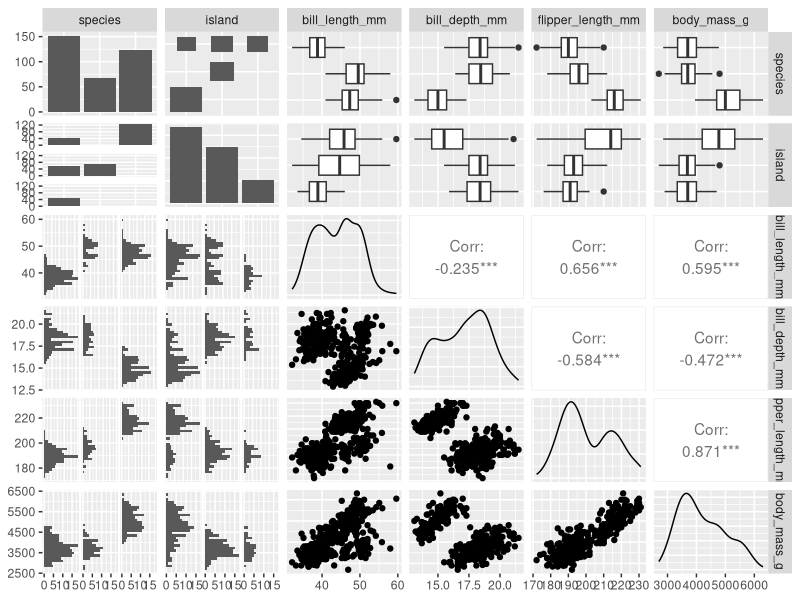
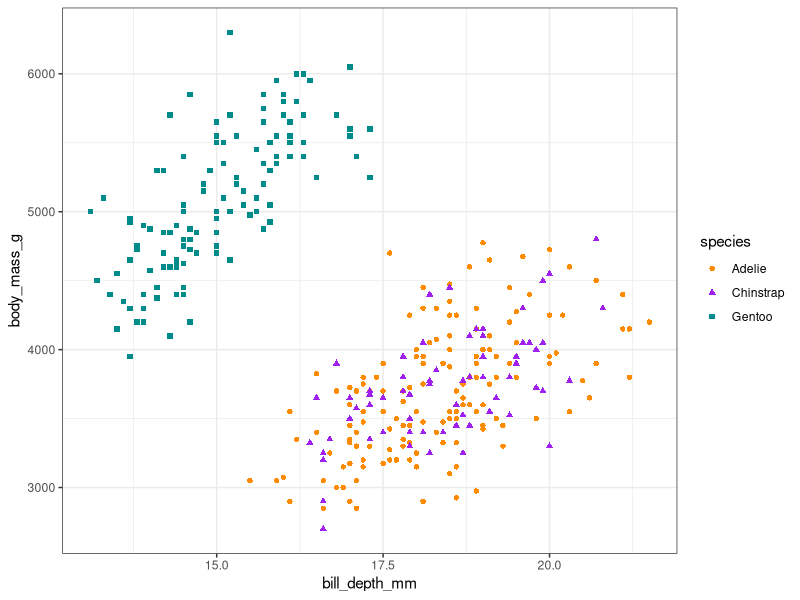
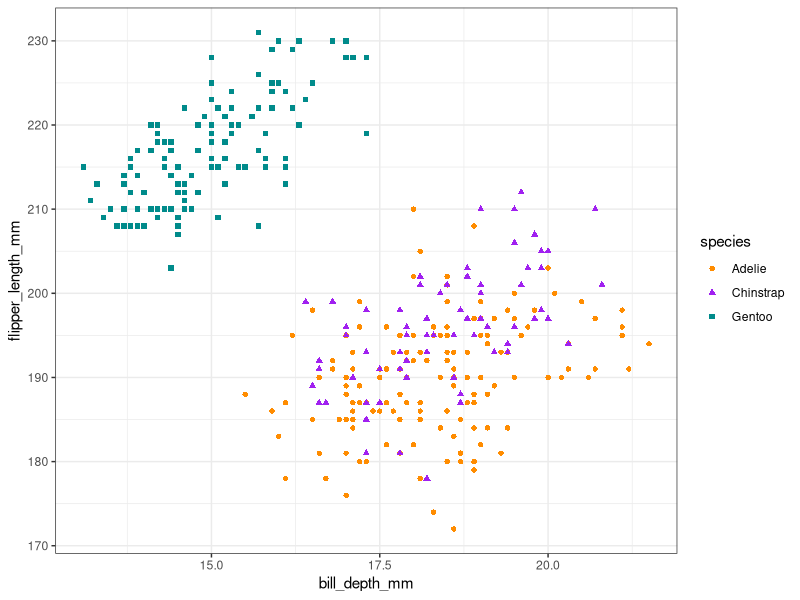
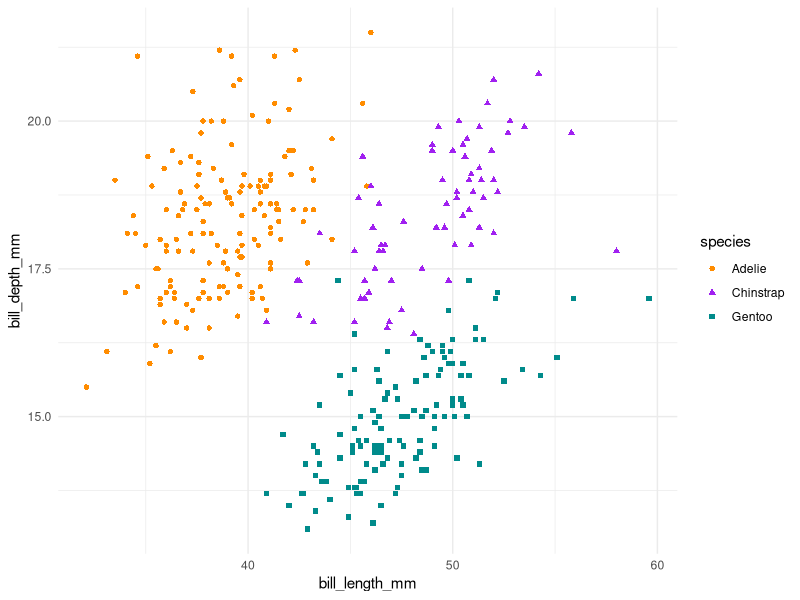
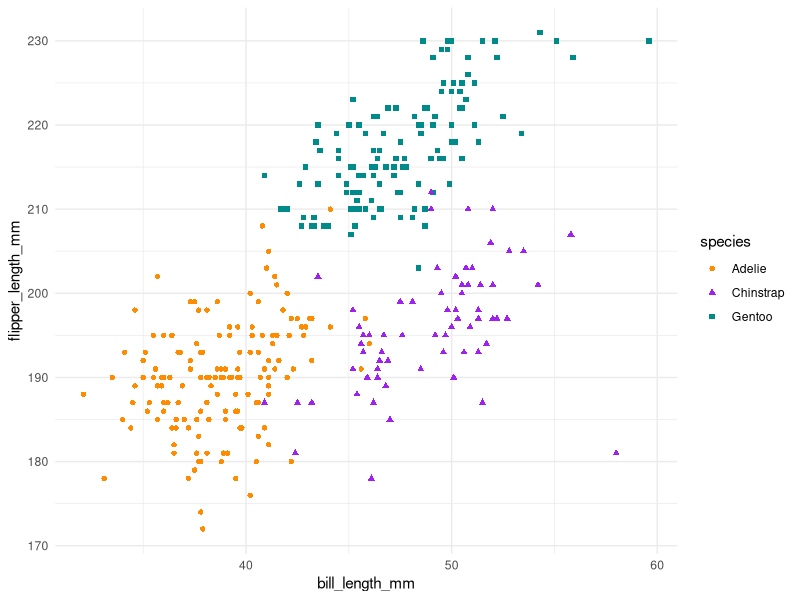
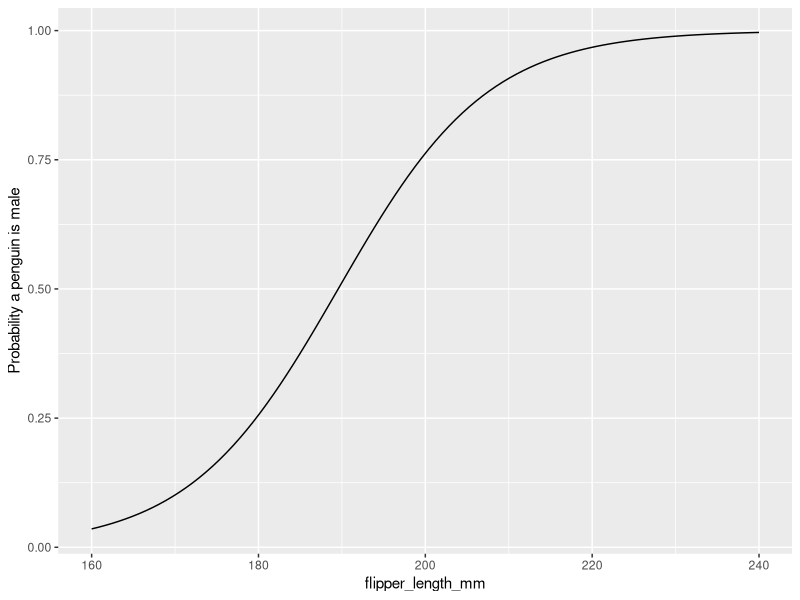
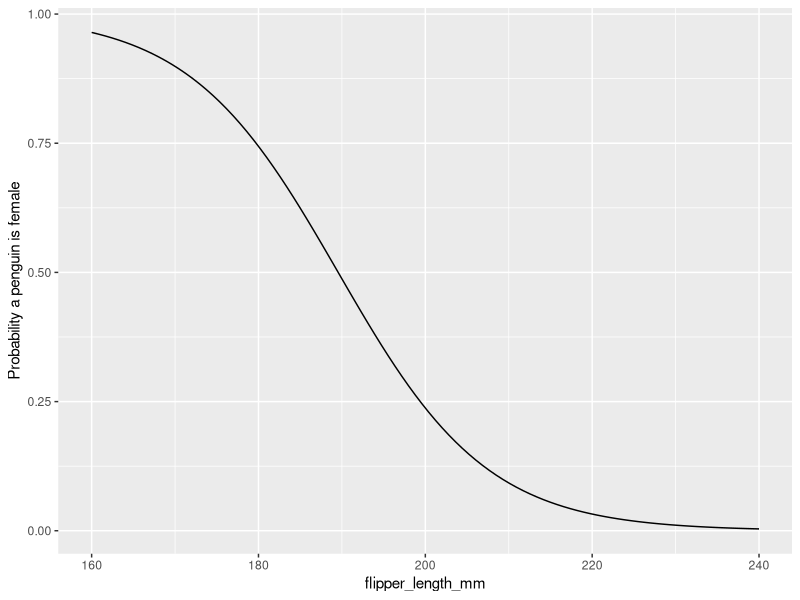
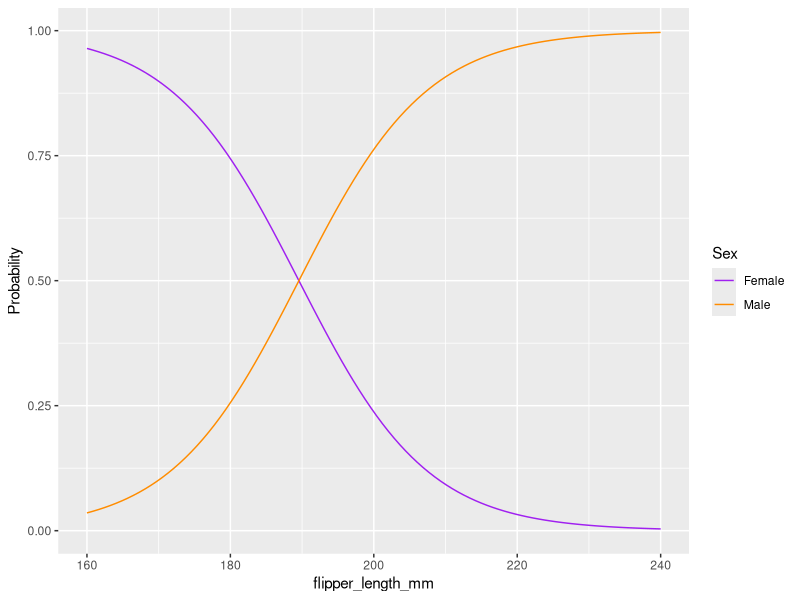

The R source for these figures, in order:
## ---- chunk 1
knitr::opts_chunk$set(echo = TRUE, include=TRUE, message=FALSE, warning=FALSE)
## ---- chunk 2
# install.packages("palmerpenguins")
library(palmerpenguins)
library(ggplot2)
library(GGally) # Used for pairwise correlation plots
library(dplyr)
library(MASS) # For the lda() function
library(purrr)
## ---- chunk 3
data("penguins", package = "palmerpenguins")
## ---- chunk 4
# Check that each variable is coded correctly and see what they are
glimpse(penguins)
## ---- chunk 5
# Total rows in dataset
nrow(penguins)
# Total rows with complete cases (i.e. no missing observations)
sum(complete.cases(penguins))
## ---- chunk 6
# To keep this graph manageable, we'll just look at pairs plots for the first
# six columns
ggpairs(penguins, columns = 1:6)
## ---- chunk 7
penguins %>% 
   group_by(species, island) %>% 
   summarise(species_count = n())
## ---- chunk 8
ggplot(penguins,
       aes(x = bill_depth_mm,
           y = body_mass_g,
           colour = species,
           shape = species)) +
   geom_point() +
   theme_bw() +
   scale_color_manual(values = c("darkorange","purple","cyan4"))

ggplot(penguins,
       aes(x = bill_depth_mm,
           y = flipper_length_mm,
           colour = species,
           shape = species)) +
   geom_point() +
   theme_bw() +
   scale_color_manual(values = c("darkorange","purple","cyan4"))
## ---- chunk 9
ggplot(penguins,
       aes(x = bill_length_mm,
           y = bill_depth_mm,
           colour = species,
           shape = species)) +
   geom_point() +
   theme_minimal() +
   scale_color_manual(values = c("darkorange","purple","cyan4"))

ggplot(penguins,
       aes(x = bill_length_mm,
           y = flipper_length_mm,
           colour = species,
           shape = species)) +
   geom_point() +
   theme_minimal() +
   scale_color_manual(values = c("darkorange","purple","cyan4"))
## ---- chunk 10
penguins <- penguins[complete.cases(penguins), ]
adelie_penguins <- filter(penguins, species == "Adelie")
## ---- chunk 11
# Set the seed so the random split is reproducible in the future.
set.seed(314)
train_ad_penguins <- sample_frac(adelie_penguins, 0.60)
## ---- chunk 12
# Call it not training since it doesn't contain the training subset
not_training_ad_penguins <- anti_join(adelie_penguins, train_ad_penguins)

# Further split the not_training dataset into a validation and testing set
# We're splitting the not training dataset in half, resulting in each being 20% of the original
validation_ad_penguins <- sample_frac(not_training_ad_penguins, 0.5)
test_ad_penguins <- anti_join(not_training_ad_penguins, validation_ad_penguins)
## ---- chunk 13
# Logistic regression is a type of generalized linear regression, so we use the glm()
# function and specify family = "binomial"
log_reg1 <- glm(sex ~ flipper_length_mm, 
                data = train_ad_penguins,
                family = "binomial")
## ---- chunk 14
summary(log_reg1)
## ---- chunk 15
exp(coef(log_reg1)[2])
## ---- chunk 16
# Create a set simulated flipper length measurements along the range of our observed
# values. 
pred_dat <- data.frame(flipper_length_mm = seq(160, 240, length.out = 100))
# We specify type = "response" to get predictions on the probability scale.
# This gives us a vector of predicted probabilities based on our simulated flipper length
pred_values <- predict(log_reg1, newdata = pred_dat, type = "response")
## ---- chunk 17
pred_dat %>% 
   mutate(pred_values = pred_values) %>% # Add the predicted probabilites to the dataframe
   ggplot(aes(x = flipper_length_mm, y = pred_values)) +
   geom_line() +
   labs(y = "Probability a penguin is male")
## ---- chunk 18
pred_dat %>% 
   mutate(pred_values = (1 - pred_values)) %>% # Add the predicted probabilites to the dataframe
   ggplot(aes(x = flipper_length_mm, y = pred_values)) +
   geom_line() +
   labs(y = "Probability a penguin is female")
## ---- chunk 19
pred_dat %>% 
   mutate(pred_values_female = (1 - pred_values),
          pred_values_male = pred_values) %>% # Add the predicted probabilites to the dataframe
   ggplot(aes(x = flipper_length_mm)) +
   geom_line(aes(y = pred_values_female, colour = "purple")) +
   geom_line(aes(y = pred_values_male, colour = "darkorange")) +
   labs(y = "Probability") +
   scale_color_identity(name = "Sex",
                        breaks = c("purple", "darkorange"),
                        labels = c("Female", "Male"),
                        guide = "legend")
   
## ---- chunk 20
validation_preds <- predict(log_reg1, newdata = validation_ad_penguins, type = "response")
## ---- chunk 21
validation_classifier <- ifelse(validation_preds <= 0.5, "female", "male")
## ---- chunk 22
sum(validation_classifier == validation_ad_penguins$sex) / nrow(validation_ad_penguins)
## ---- chunk 23
# The argument dnn tells table to label our rows as the observed values and 
# columns as the predicted values
table(validation_ad_penguins$sex, validation_classifier,
      dnn = c("observed", "predicted"))
## ---- chunk 24
prop.table(table(validation_ad_penguins$sex, validation_classifier,
                 dnn = c("observed", "predicted")))
## ---- chunk 25
# Logistic regression is a type of generalized linear regression, so we use the glm()
# function and specify family = "binomial"
log_reg2 <- glm(sex ~  body_mass_g + flipper_length_mm, 
                data = train_ad_penguins,
                family = "binomial")
summary(log_reg2)
## ---- chunk 26
validation_preds2 <- predict(log_reg2, newdata = validation_ad_penguins)
validation_classifier2 <- ifelse(validation_preds2 <= 0.5, "female", "male")
sum(validation_classifier2 == validation_ad_penguins$sex) / nrow(validation_ad_penguins)
table(validation_ad_penguins$sex, validation_classifier2,
                 dnn = c("observed", "predicted"))
prop.table(table(validation_ad_penguins$sex, validation_classifier2,
                 dnn = c("observed", "predicted")))
## ---- chunk 27
test_preds <- predict(log_reg2, newdata = test_ad_penguins)
test_classifier <- ifelse(test_preds <= 0.5, "female", "male")
sum(test_classifier == test_ad_penguins$sex) / nrow(test_ad_penguins)
table(test_ad_penguins$sex, test_classifier,
                 dnn = c("observed", "predicted"))
prop.table(table(test_ad_penguins$sex, test_classifier,
                 dnn = c("observed", "predicted")))
## ---- chunk 28
train_penguins <- sample_frac(penguins, 0.60)
## ---- chunk 29
# Call it not training since it doesn't contain the training subset
not_training_penguins <- anti_join(penguins, train_penguins)

# Further split the not_training dataset into a validation and testing set
# We're splitting the not training dataset in half, resulting in each being 20% of the original
validation_penguins <- sample_frac(not_training_penguins, 0.5)
test_penguins <- anti_join(not_training_penguins, validation_penguins)
## ---- chunk 30
lda_train1 <- lda(species ~ island + bill_length_mm,
                  data = train_penguins)
lda_train1
## ---- chunk 31
plot(lda_train1)
## ---- chunk 32
lda_viz <- predict(lda_train1) 
lda_viz <- cbind(train_penguins, lda_viz$x)
ggplot(lda_viz, aes(x = LD1, y = LD2, colour = species)) +
   geom_point() +
   theme_minimal() +
   scale_color_manual(values = c("darkorange","purple","cyan4"))
## ---- chunk 33
lda_val1 <- predict(lda_train1, newdata = validation_penguins)
lda_val1$class
## ---- chunk 34
sum(lda_val1$class == validation_penguins$species) / nrow(validation_penguins)
## ---- chunk 35
table(validation_penguins$species, lda_val1$class,
      dnn = c("observed", "predicted"))
## ---- chunk 36
lda_train2 <- lda(species ~ island + bill_length_mm + flipper_length_mm,
                  data = train_penguins)
lda_train2

## ---- chunk 37
lda_viz <- predict(lda_train2) 
lda_viz <- cbind(train_penguins, lda_viz$x)
ggplot(lda_viz, aes(x = LD1, y = LD2, colour = species)) +
   geom_point() +
   theme_minimal() +
   scale_color_manual(values = c("darkorange","purple","cyan4"))
## ---- chunk 38
lda_val2 <- predict(lda_train2, newdata = validation_penguins)

table(validation_penguins$species, lda_val2$class,
      dnn = c("observed", "predicted"))
## ---- chunk 39
lda_train3 <- lda(species ~ island + bill_length_mm + flipper_length_mm + bill_depth_mm + body_mass_g,
                  data = train_penguins)
lda_train3
lda_viz <- predict(lda_train3) 
lda_viz <- cbind(train_penguins, lda_viz$x)
ggplot(lda_viz, aes(x = LD1, y = LD2, colour = species)) +
   geom_point() +
   theme_minimal() +
   scale_color_manual(values = c("darkorange","purple","cyan4"))
## ---- chunk 40
lda_val3 <- predict(lda_train3, newdata = validation_penguins)


table(validation_penguins$species, lda_val3$class,
      dnn = c("observed", "predicted"))
## ---- chunk 41
lda_test3 <- predict(lda_train3, newdata = test_penguins)

table(test_penguins$species, lda_test3$class,
      dnn = c("observed", "predicted"))
